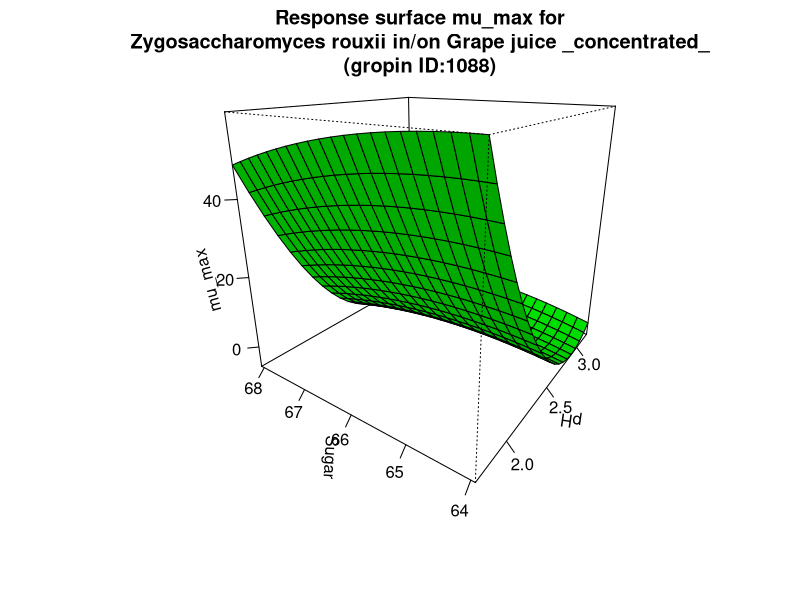

Generate this figure with R:
#############################
# start of Parameter script
#############################
pH <- seq(1.7017,3.1968031968032,length.out=21)
Sugar <- seq(63.9360639360639,68.068,length.out=21)
#############################
# end of Parameter script
#############################
############################# 
# start of Model script Gropin ID 1088 
#############################
 
# constant coefficients for this model
 
variables <- data.frame(pH,Sugar)
argumentsPar <- expand.grid(variables)
 
# heart of the model
response_surface <- function(pH,Sugar) {
   mumax <-(-2221.43+85.390*Sugar-0.700*(Sugar^2)-419.81*pH+45.270*(pH^2)+2.45*Sugar*pH)

return(mumax=mumax)
} 

# output parameters
mumax <- cbind(argumentsPar,response_surface(argumentsPar['pH'],argumentsPar['Sugar']))
colnames(mumax) <- c(colnames(argumentsPar),'mumax')
#############################
# End of Model script
#############################
############################# 
# start of Visualisation script Gropin ID 1088 
#############################
persp(pH,Sugar,matrix(unlist(mumax$mumax),nrow=21),col = 'green',xlab='pH',ylab='Sugar',zlab='mu_max',main='Response surface mu_max for
Zygosaccharomyces rouxii in/on Grape juice _concentrated_
(gropin ID:1088)',theta=305,phi=20,shade=0.25,ticktype = 'detailed')
#############################
# End of Visualisation script
#############################
